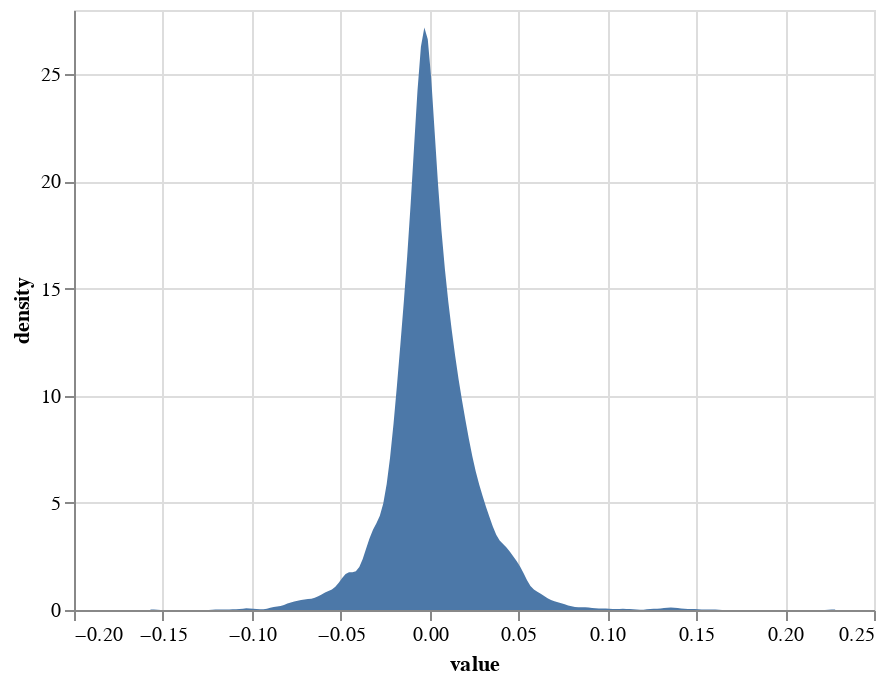

The code cell stored with this chart in its notebook:
### Code cell
(
    df_long.query("price_change == price_change")
    .sample(5000)
    .pipe(alt.Chart)
    .transform_density("price_change")
    .encode(x="value:Q", y="density:Q")
    .mark_area()
)

### Figure 1 — Vega-Lite specification as saved in the notebook (floating-point values rounded to 4 significant figures; data arrays with more than 128 entries replaced by an {"elided": "..."} marker saying what was removed)
{"config": {"view": {"continuousWidth": 400, "continuousHeight": 300}}, "data": {"name": "data-af6447b03bdfb38d43834cc7c38f5f73"}, "mark": "area", "encoding": {"x": {"field": "value", "type": "quantitative"}, "y": {"field": "density", "type": "quantitative"}}, "transform": [{"density": "price_change"}], "$schema": "https://vega.github.io/schema/vega-lite/v4.17.0.json", "datasets": {"data-af6447b03bdfb38d43834cc7c38f5f73": {"elided": "5000 records"}}}
